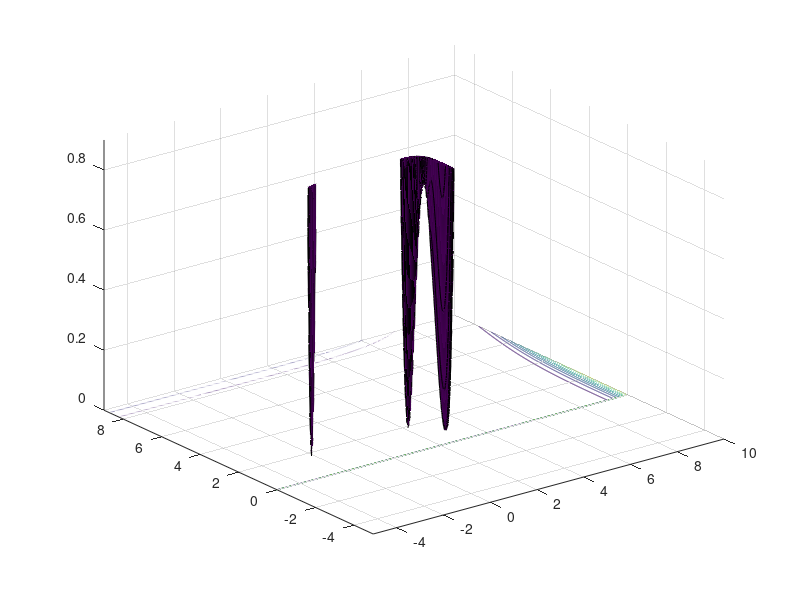

Write the MATLAB code that produced this figure.

dxnorm = 10;
x = [1 2];
format compact
f1 = @(x, y, z) sin(x) + y.^2 + log(z) - 3;
f2 = @(x, y, z) 3*x +    2.^y - z.^3;
f3 = @(x, y, z) x.^2 +    y.^2 + z.^3 - 6;

elx = @(y, z) (z.^3 - 2.^y)/3;
delxy = @(y, z) (z.^3 - log(2)*2.^y)/3;
delxz = @(y, z) (3*z.^2 - 2.^y)/3;
f1n = @(y, z) f1(elx(y, z), y, z);
f3n = @(y, z) f3(elx(y, z), y, z);
df1ny = @(y, z) delxy(y, z)*cos(elx(y,z)) + 2*y;
df1nz = @(y, z) delxz(y, z)*cos(elx(y,z)) + 1/z;
df3ny = @(y, z) delxy(y, z)*2*elx(y, z) + 2*y;
df3nz = @(y, z) delxz(y, z)*2*elx(y, z) + 3*z.^2;
phi = @(y, z) (f1n(y, z)-3).^2 + (f3n(y, z)-6).^2;

[X, Y] = meshgrid([-10:0.02:10], [0:0.01:10]);

t = [1:100];
surfc(X, Y ,phi(X, Y))
axis([-5 10 -5 9 0 0.9])
